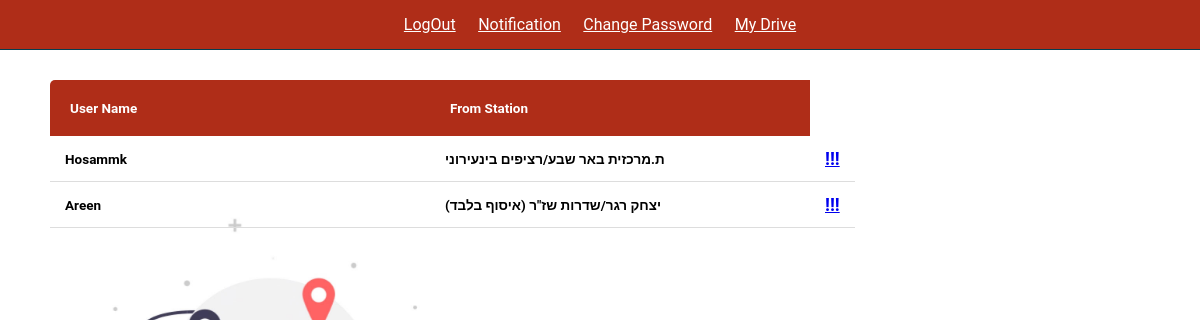
Screenshot of /PassengerListForDriver/10 with the database file from the repository.
### project/models.py (models this page shows)
class Trip(models.Model):
    username=models.CharField(max_length=100,default='')
    To=models.CharField(max_length=100,default='')
    From=models.CharField(max_length=100,default='')
    BusLine=models.CharField(max_length=100,default='')
    Driver=models.CharField(max_length=100,default='')
    DateTime=models.DateTimeField()
    class Meta:
        db_table = 'Trips'

### project/views.py (the view)
# urls.py: path('PassengerListForDriver/<int:bus>',views.PassengerListForDriver
def PassengerListForDriver(request,bus):
    trips= Trip.objects.filter(BusLine=bus)
    return render(request,'project/PassengerListForDriver.html',{'trips':trips})

### project/templates/project/PassengerListForDriver.html (shortened to what this page needs)
{% load static %}
<!DOCTYPE html>
<html lang="en">
    <head>
    </head>
    <body style="background-image:url('{% static 'img/unnamed.jpg' %}'); background-repeat: no-repeat; background-size:100%;">
        <br>
    <br>
        <table class="content-table">
    <thead>
        <br>
        <br>
      <tr>
        <th><h2>User Name</h2></th>
        <th><h2>From Station</h2></th>
      </tr>
    </thead>
    <br>
    {% for trip in trips%}
    <tr>
     <td>
        <h2>{{trip.username}}</h2>
     </td>
     <td>
      <h2>{{trip.From}}</h2>
   </td>
      <td>
        <h1><a href="{% url 'report' trip.id %}" class="btn btn-danger" >    !!! </a></h1>
      </td>
    </tr>
      {% endfor %}
  </table>
    <form action="" method="POST">
        <header class="header">
            <nav class="navbar">
                <a href="/logoutUser">LogOut</a>
                <a href="/DriverNotification">Notification</a>
                <a href="/DriverChangePassword">Change Password</a>
                 <a href="/MyDrive">My Drive</a>
            </nav>
             <br>
        </header>
    </body>
</html>

### project/templates/project/PassengerListForDriver.html (style rules this page uses)
:root { --main-color:#6283a1; --black: #13131a; --bg:#010103; --border: .1rem solid rgb(4, 62, 80); }
* { font-family: 'Roboto',sans-serif; margin: 0; padding: 0; box-sizing: border-box; outline: none; border: none; text-transform: capitalize; transition: .2s linear; }
html { font-size: 62.5%; overflow-x: hidden; scroll-padding-top: 9rem; scroll-behavior: smooth; }
.header { background: #AF2D18; display: flex; align-items: center; justify-content: space-between; padding: 1.5rem 7%; border-bottom: var(--border); position: fixed; top: 0; left:0; right:0; z-index: 1000; }
.header .navbar a { margin: 0 1rem; font-size: 1.6rem; color:#fff; }
.content-table { border-collapse: collapse; margin: 25px 0; font-size: 0.9em; min-width: 800px; border-radius: 5px 5px 0 0; overflow: hidden; margin-left:50px; }
.content-table thead tr { background-color: #AF2D18; color: #ffffff; text-align: left; font-weight: bold; }
.content-table th { width: 380px; padding: 20px; margin: 25px auto; }
.content-table td { padding: 12px 15px; }
.content-table tbody tr { border-bottom: 1px solid #dddddd; }

### rows the page displays
Trip: username "Hosammk", From "ת.מרכזית באר שבע/רציפים בינעירוני"
Trip: username "Areen", From "יצחק רגר/שדרות שז\"ר (איסוף בלבד)"
